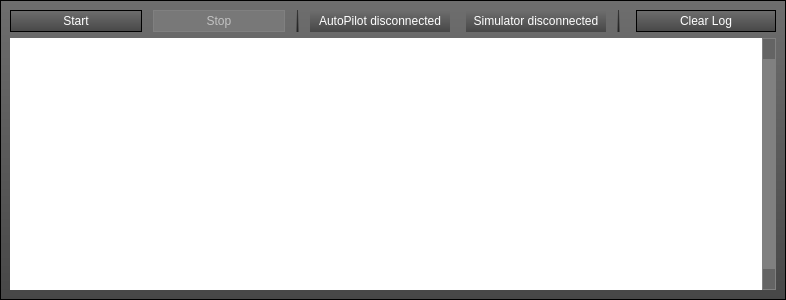
<?xml version="1.0" encoding="UTF-8"?>
<ui version="4.0">
 <class>HITLWidget</class>
 <widget class="QWidget" name="HITLWidget">
  <property name="geometry">
   <rect>
    <x>0</x>
    <y>0</y>
    <width>786</width>
    <height>300</height>
   </rect>
  </property>
  <property name="sizePolicy">
   <sizepolicy hsizetype="Preferred" vsizetype="Preferred">
    <horstretch>0</horstretch>
    <verstretch>0</verstretch>
   </sizepolicy>
  </property>
  <property name="windowTitle">
   <string>Form</string>
  </property>
  <property name="styleSheet">
   <string notr="true">

QScrollBar:vertical {
      border: 1px solid grey;
      background: grey;
      margin: 22px 0 22px 0;
  }

QScrollBar:vertical:disabled {
      border: 1px solid grey;
      
	background-color: grey;
      margin: 22px 0 22px 0;
  }

  QScrollBar::handle:vertical {
background-color: qlineargradient(spread:pad, x1:0.5, y1:0, x2:0.5, y2:1, stop:0 rgba(120, 120, 255, 255), stop:1 rgba(80, 80, 160, 255));
      min-height: 20px;
  }

QScrollBar::handle:vertical:disabled{
background-color: grey;
      min-height: 20px;
  }


  QScrollBar::handle:vertical:pressed {

     background-color: rgb(85, 85, 255);
background-color: qlineargradient(spread:pad, x1:0.5, y1:0, x2:0.5, y2:1, stop:0 rgba(170, 170, 255, 255), stop:1 rgba(80, 80, 160, 255));

      min-height: 20px;
  }

  QScrollBar::add-line:vertical {
      border: 1px solid black;
background-color: qlineargradient(spread:pad, x1:0.5, y1:0, x2:0.5, y2:1, stop:0 rgba(48, 48, 48, 255), stop:1 rgba(120, 120, 120, 255));
      height: 20px;
      subcontrol-position: bottom;
      subcontrol-origin: margin;
  }

 QScrollBar::add-line:vertical:disabled {
background-color: qlineargradient(spread:pad, x1:0.5, y1:0, x2:0.5, y2:1, stop:0 rgba(100, 100, 100, 255));
      border: 1px solid grey;

  }

 QScrollBar::sub-line:vertical:disabled {
background-color: qlineargradient(spread:pad, x1:0.5, y1:0, x2:0.5, y2:1, stop:0 rgba(100, 100, 100, 255));
 border: 1px solid grey;

  }

 QScrollBar::add-line:vertical:pressed {
background-color: qlineargradient(spread:pad, x1:0.5, y1:0, x2:0.5, y2:1, stop:0 rgba(255, 255, 255, 200), stop:1 rgba(180, 180, 180, 200));
  }

 QScrollBar::sub-line:vertical:pressed {
background-color: qlineargradient(spread:pad, x1:0.5, y1:0, x2:0.5, y2:1, stop:0 rgba(255, 255, 255, 200), stop:1 rgba(180, 180, 180, 200));
  }

  QScrollBar::sub-line:vertical {
      border: 1px solid black;      
background-color: qlineargradient(spread:pad, x1:0.5, y1:0, x2:0.5, y2:1, stop:0 rgba(48, 48, 48, 255), stop:1 rgba(120, 120, 120, 255));
      height: 20px;
      subcontrol-position: top;
      subcontrol-origin: margin;
  }
 QScrollBar::down-arrow:vertical {
	
	image: url(:/hitlnew/images/arrow-down2.png);
  }

  QScrollBar::up-arrow:vertical {
	image: url(:/hitlnew/images/arrow-up2.png);
  }

  QScrollBar::add-page:vertical, QScrollBar::sub-page:vertical {
      background: none;
  }


QPushButton {
background-color: qlineargradient(spread:pad, x1:0.5, y1:0, x2:0.5, y2:1, stop:0 rgba(110, 110, 110, 255), stop:1 rgba(71, 71, 71, 255));

	color: rgb(255, 255, 255);
border: 1px solid black; 
width: 66px;
height: 20px;
}

QPushButton:disabled {
background-color: qlineargradient(spread:pad, x1:0.5, y1:0, x2:0.5, y2:1, stop:0 rgba(120, 120, 120, 255));
	color: rgb(194, 194, 194);
border: 1px solid gray; 
width: 66px;
height: 20px;
}

QPushButton:hover {
background-color: qlineargradient(spread:pad, x1:0.5, y1:0, x2:0.5, y2:1, stop:0 rgba(255, 255, 255, 200), stop:1 rgba(180, 180, 180, 200));
color: rgb(255, 255, 255);
border: 0px; 
}
QPushButton:pressed {
background-color: qlineargradient(spread:pad, x1:0.5, y1:0, x2:0.5, y2:1, stop:0 rgba(48, 48, 48, 255), stop:1 rgba(120, 120, 120, 255));
color: rgb(255, 255, 255);
border: 0px; 
}

QPushButton:checked {
background-color: qlineargradient(spread:pad, x1:0.5, y1:0, x2:0.5, y2:1, stop:0 rgba(48, 48, 48, 255), stop:1 rgba(120, 120, 120, 255));
color: rgb(255, 255, 255);
border: 0px; 
}</string>
  </property>
  <layout class="QVBoxLayout" name="verticalLayout">
   <property name="margin">
    <number>0</number>
   </property>
   <item>
    <widget class="QFrame" name="frame">
     <property name="sizePolicy">
      <sizepolicy hsizetype="Preferred" vsizetype="Preferred">
       <horstretch>0</horstretch>
       <verstretch>0</verstretch>
      </sizepolicy>
     </property>
     <property name="minimumSize">
      <size>
       <width>0</width>
       <height>0</height>
      </size>
     </property>
     <property name="maximumSize">
      <size>
       <width>16777215</width>
       <height>16777215</height>
      </size>
     </property>
     <property name="styleSheet">
      <string notr="true">

QFrame{
background-color: qlineargradient(spread:pad, x1:0.5, y1:0, x2:0.5, y2:1, stop:0 rgba(110, 110, 110, 255), stop:1 rgba(71, 71, 71, 255));
color: rgba(0, 0, 0, 128);
}
</string>
     </property>
     <property name="frameShape">
      <enum>QFrame::StyledPanel</enum>
     </property>
     <property name="frameShadow">
      <enum>QFrame::Raised</enum>
     </property>
     <layout class="QVBoxLayout" name="verticalLayout_2">
      <property name="sizeConstraint">
       <enum>QLayout::SetMaximumSize</enum>
      </property>
      <item>
       <layout class="QHBoxLayout" name="horizontalLayout">
        <property name="sizeConstraint">
         <enum>QLayout::SetDefaultConstraint</enum>
        </property>
        <item>
         <widget class="QPushButton" name="startButton">
          <property name="sizePolicy">
           <sizepolicy hsizetype="MinimumExpanding" vsizetype="Fixed">
            <horstretch>0</horstretch>
            <verstretch>0</verstretch>
           </sizepolicy>
          </property>
          <property name="toolTip">
           <string>Request update</string>
          </property>
          <property name="styleSheet">
           <string notr="true"/>
          </property>
          <property name="text">
           <string>Start</string>
          </property>
         </widget>
        </item>
        <item>
         <spacer name="horizontalSpacer">
          <property name="orientation">
           <enum>Qt::Horizontal</enum>
          </property>
          <property name="sizeType">
           <enum>QSizePolicy::Preferred</enum>
          </property>
          <property name="sizeHint" stdset="0">
           <size>
            <width>5</width>
            <height>20</height>
           </size>
          </property>
         </spacer>
        </item>
        <item>
         <widget class="QPushButton" name="stopButton">
          <property name="enabled">
           <bool>false</bool>
          </property>
          <property name="sizePolicy">
           <sizepolicy hsizetype="MinimumExpanding" vsizetype="Fixed">
            <horstretch>0</horstretch>
            <verstretch>0</verstretch>
           </sizepolicy>
          </property>
          <property name="toolTip">
           <string>Send update</string>
          </property>
          <property name="text">
           <string>Stop</string>
          </property>
         </widget>
        </item>
        <item>
         <spacer name="horizontalSpacer_7">
          <property name="orientation">
           <enum>Qt::Horizontal</enum>
          </property>
          <property name="sizeType">
           <enum>QSizePolicy::Preferred</enum>
          </property>
          <property name="sizeHint" stdset="0">
           <size>
            <width>5</width>
            <height>20</height>
           </size>
          </property>
         </spacer>
        </item>
        <item>
         <widget class="Line" name="line">
          <property name="frameShadow">
           <enum>QFrame::Plain</enum>
          </property>
          <property name="orientation">
           <enum>Qt::Vertical</enum>
          </property>
         </widget>
        </item>
        <item>
         <spacer name="horizontalSpacer_4">
          <property name="orientation">
           <enum>Qt::Horizontal</enum>
          </property>
          <property name="sizeType">
           <enum>QSizePolicy::Preferred</enum>
          </property>
          <property name="sizeHint" stdset="0">
           <size>
            <width>5</width>
            <height>20</height>
           </size>
          </property>
         </spacer>
        </item>
        <item>
         <widget class="QLabel" name="apLabel">
          <property name="sizePolicy">
           <sizepolicy hsizetype="Fixed" vsizetype="Preferred">
            <horstretch>0</horstretch>
            <verstretch>0</verstretch>
           </sizepolicy>
          </property>
          <property name="minimumSize">
           <size>
            <width>140</width>
            <height>0</height>
           </size>
          </property>
          <property name="font">
           <font>
            <weight>50</weight>
            <bold>false</bold>
           </font>
          </property>
          <property name="layoutDirection">
           <enum>Qt::LeftToRight</enum>
          </property>
          <property name="autoFillBackground">
           <bool>false</bool>
          </property>
          <property name="styleSheet">
           <string notr="true">color: rgb(255, 255, 255);</string>
          </property>
          <property name="text">
           <string>AutoPilot disconnected</string>
          </property>
          <property name="alignment">
           <set>Qt::AlignCenter</set>
          </property>
         </widget>
        </item>
        <item>
         <spacer name="horizontalSpacer_5">
          <property name="orientation">
           <enum>Qt::Horizontal</enum>
          </property>
          <property name="sizeType">
           <enum>QSizePolicy::Preferred</enum>
          </property>
          <property name="sizeHint" stdset="0">
           <size>
            <width>10</width>
            <height>20</height>
           </size>
          </property>
         </spacer>
        </item>
        <item>
         <widget class="QLabel" name="simLabel">
          <property name="sizePolicy">
           <sizepolicy hsizetype="Fixed" vsizetype="Preferred">
            <horstretch>0</horstretch>
            <verstretch>0</verstretch>
           </sizepolicy>
          </property>
          <property name="minimumSize">
           <size>
            <width>140</width>
            <height>0</height>
           </size>
          </property>
          <property name="styleSheet">
           <string notr="true">color: rgb(255, 255, 255);</string>
          </property>
          <property name="text">
           <string>Simulator disconnected</string>
          </property>
          <property name="alignment">
           <set>Qt::AlignCenter</set>
          </property>
         </widget>
        </item>
        <item>
         <spacer name="horizontalSpacer_6">
          <property name="orientation">
           <enum>Qt::Horizontal</enum>
          </property>
          <property name="sizeType">
           <enum>QSizePolicy::Preferred</enum>
          </property>
          <property name="sizeHint" stdset="0">
           <size>
            <width>5</width>
            <height>20</height>
           </size>
          </property>
         </spacer>
        </item>
        <item>
         <widget class="Line" name="line_2">
          <property name="frameShadow">
           <enum>QFrame::Plain</enum>
          </property>
          <property name="orientation">
           <enum>Qt::Vertical</enum>
          </property>
         </widget>
        </item>
        <item>
         <spacer name="horizontalSpacer_3">
          <property name="orientation">
           <enum>Qt::Horizontal</enum>
          </property>
          <property name="sizeType">
           <enum>QSizePolicy::Preferred</enum>
          </property>
          <property name="sizeHint" stdset="0">
           <size>
            <width>10</width>
            <height>20</height>
           </size>
          </property>
         </spacer>
        </item>
        <item alignment="Qt::AlignRight">
         <widget class="QPushButton" name="buttonClearLog">
          <property name="enabled">
           <bool>true</bool>
          </property>
          <property name="sizePolicy">
           <sizepolicy hsizetype="MinimumExpanding" vsizetype="Fixed">
            <horstretch>0</horstretch>
            <verstretch>0</verstretch>
           </sizepolicy>
          </property>
          <property name="minimumSize">
           <size>
            <width>140</width>
            <height>0</height>
           </size>
          </property>
          <property name="sizeIncrement">
           <size>
            <width>0</width>
            <height>0</height>
           </size>
          </property>
          <property name="baseSize">
           <size>
            <width>0</width>
            <height>0</height>
           </size>
          </property>
          <property name="autoFillBackground">
           <bool>false</bool>
          </property>
          <property name="text">
           <string>Clear Log</string>
          </property>
         </widget>
        </item>
       </layout>
      </item>
      <item>
       <widget class="QTextEdit" name="textBrowser">
        <property name="sizePolicy">
         <sizepolicy hsizetype="Expanding" vsizetype="Expanding">
          <horstretch>0</horstretch>
          <verstretch>0</verstretch>
         </sizepolicy>
        </property>
        <property name="minimumSize">
         <size>
          <width>0</width>
          <height>0</height>
         </size>
        </property>
        <property name="autoFillBackground">
         <bool>false</bool>
        </property>
        <property name="styleSheet">
         <string notr="true">QTextEdit {
	background-color: white;
	color: rgb(0, 0, 0);
}</string>
        </property>
        <property name="frameShape">
         <enum>QFrame::NoFrame</enum>
        </property>
        <property name="frameShadow">
         <enum>QFrame::Plain</enum>
        </property>
        <property name="verticalScrollBarPolicy">
         <enum>Qt::ScrollBarAlwaysOn</enum>
        </property>
       </widget>
      </item>
     </layout>
    </widget>
   </item>
  </layout>
 </widget>
 <tabstops>
  <tabstop>startButton</tabstop>
  <tabstop>stopButton</tabstop>
  <tabstop>buttonClearLog</tabstop>
  <tabstop>textBrowser</tabstop>
 </tabstops>
 <resources/>
 <connections/>
</ui>
